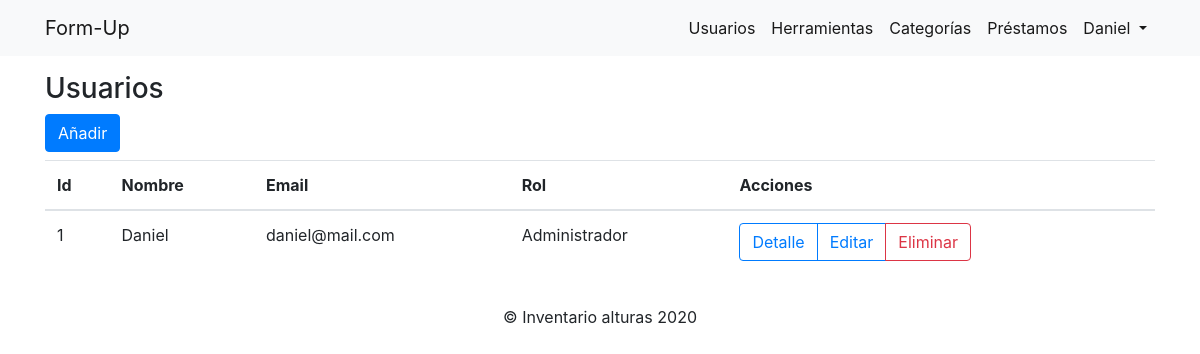
The app's page /index.php?controller=users&action=index (signed in), older data.
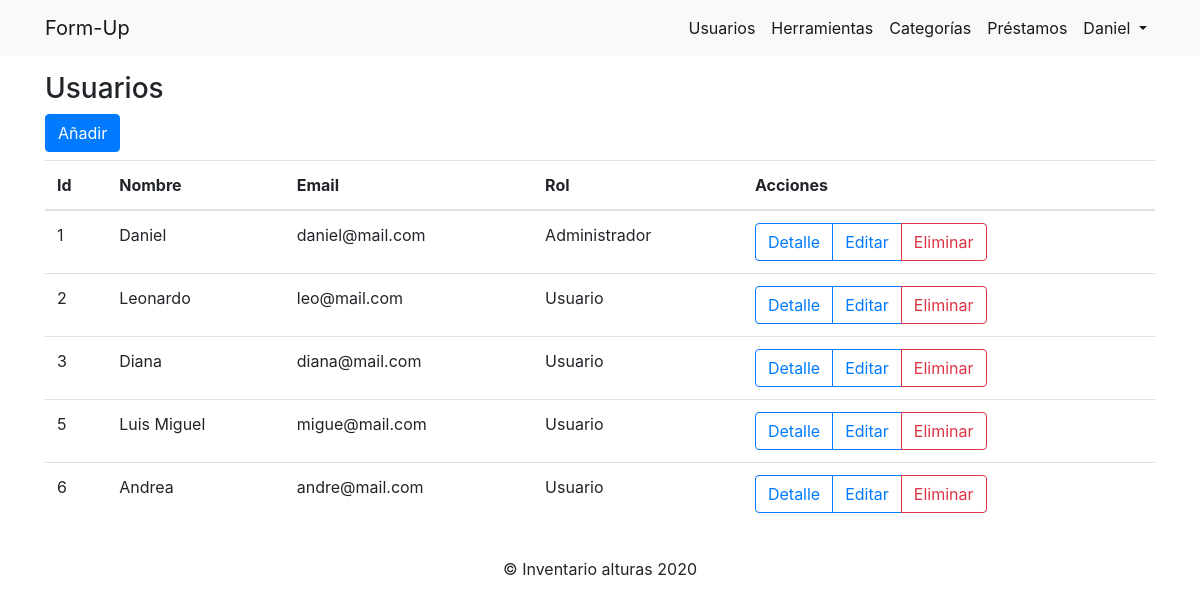
The same page, newer data.
### tables this page shows
CREATE TABLE `usuarios` (
  `id` int(11) NOT NULL,
  `nombre` varchar(255) NOT NULL,
  `email` varchar(255) NOT NULL,
  `rol_id` int(11) NOT NULL,
  `password` varchar(255) NOT NULL
);

CREATE TABLE `roles` (
  `id` int(11) NOT NULL,
  `nombre` varchar(150) NOT NULL
);

### controllers/UsersController.php (called while the page is built, shortened)
<?php
class UsersController extends BaseController{
    public function index()
    {
        $user_obj  = new User();
        $all_users = $user_obj->getAllUsers();
        require_once 'views/dashboard/users/index.php';
    }
}

### core/Connection.php (called while the page is built, shortened)
<?php
abstract class Connection
{
    public function __construct()
    {
        try
        {
            $this->dbConnection = new PDO(DB_DRIVER . ':host=' . DB_HOST . ';dbname=' . DB_NAME, DB_USER, DB_PASS);
        } catch (PDOException $ex) {
            echo $ex->getMessage();
            die();
        }
    }
}
?>

### models/User.php (called while the page is built, shortened)
<?php
 class User extends BaseModel
 {
    public function getAllUsers()
    {
        try {
            $sql = $this->dbConnection->prepare("SELECT usuarios.*,roles.nombre AS nombre_rol FROM usuarios INNER JOIN roles ON roles.id = usuarios.rol_id");
            $sql->execute();
            $resultSet = null;
            while ($row = $sql->fetch(PDO::FETCH_OBJ)) {
                $resultSet[] = $row;
            }
            return $resultSet;
        } catch (PDOException $ex) {
            echo $ex->getMessage();
            die();
        }
    }
 }

### views/dashboard/users/index.php (the view, shortened to what this page needs)
<?php include_once 'views/layouts/header.php' ?>
<?php include_once 'views/layouts/navbar.php' ?>
<div class="container my-3">
    <div class="row">
        <div class="col">
            <h3>Usuarios</h3>
        </div>
    </div>
    <div class="row">
        <div class="col">
            <?php if($_SESSION['rol_id']==1){?>
            <a href="index.php?controller=users&action=create" class="btn btn-primary mb-2">Añadir</a>
            <?php } ?>
            <table class="table"id="table">
                <thead>
                    <tr>
                        <th>Id</th>
                        <th>Nombre</th>
                        <th>Email</th>
                        <th>Rol</th>
                        <th>Acciones</th>
                    </tr>
                </thead>
                <tbody>
                    <?php if(count($all_users)>0){?>
                        <?php foreach($all_users as $row){?>
                            <tr>
                                <td><?php echo $row->id ?></td>
                                <td><?php echo $row->nombre ?></td>
                                <td><?php echo $row->email ?></td>
                                <td><?php echo $row->nombre_rol ?></td>
                                <td>
                                    <div class="btn-group" role="group" aria-label="Basic example">
                                        <a href="index.php?controller=users&action=detail&id=<?php echo $row->id ?>" class="btn btn-outline-primary">Detalle</a>
                                        <?php if($_SESSION['rol_id']==1){?>
                                            <a href="index.php?controller=users&action=edit&id=<?php echo $row->id ?>" class="btn btn-outline-primary">Editar</a>
                                            <a href="index.php?controller=users&action=delete&id=<?php echo $row->id ?>" class="btn btn-outline-danger">Eliminar</a>
                                        <?php } ?>
                                    </div>
                                </td>
                            </tr>
                        <?php }?>
                    <?php }?>
                </tbody>
            </table>
        </div>
    </div>
</div>
<?php include_once 'views/layouts/footer.php' ?>

### index.php (shortened to what this page needs)
<?php
$controller = isset($_GET["controller"]) ? $_GET["controller"] : "";
$action = isset($_GET["action"]) ? $_GET["action"] : "";
switch (ucwords($controller)) {
    case 'Users':
        $controlador = 'UsersController';
        break;
}
$strFileController = 'controllers/' . $controlador . '.php';
if (is_file($strFileController)) {
    $controllerObj = new $controlador();
    if (method_exists($controllerObj, $action)) {
        $controllerObj->$action();
    } else {
        echo "No existe el método en el controlador";
    }
}

### views/layouts/header.php (shortened to what this page needs)
<!DOCTYPE html>
<html lang="en" dir="ltr">
  <head>
    <link rel="stylesheet" href="https://stackpath.bootstrapcdn.com/bootstrap/4.5.1/css/bootstrap.min.css">
    <link rel="stylesheet" type="text/css" href="https://cdn.datatables.net/v/bs4/dt-1.10.21/datatables.min.css"/>
  </head>
  <body>

### views/layouts/navbar.php (shortened to what this page needs)
<nav class="navbar navbar-expand-lg navbar-light bg-light">
    <div class="container">
        <a class="navbar-brand" href="index.php?controller=dashboard&action=index">Form-Up</a>
        <div class="collapse navbar-collapse" id="navbarSupportedContent">
            <ul class="navbar-nav ml-auto">
                <li class="nav-item active">
                    <a class="nav-link" href="index.php?controller=users&action=index">Usuarios</a>
                </li>
                <li class="nav-item active">
                    <a class="nav-link" href="index.php?controller=tools&action=index">Herramientas</a>
                </li>
                <li class="nav-item active">
                    <a class="nav-link" href="index.php?controller=categories&action=index">Categorías</a>
                </li>
                <li class="nav-item active">
                    <a class="nav-link" href="index.php?controller=loans&action=index">Préstamos</a>
                </li>
                <li class="nav-item dropdown active">
                    <a class="nav-link dropdown-toggle" href="#" id="navbarDropdown" role="button" data-toggle="dropdown" aria-haspopup="true" aria-expanded="false">
                        <?php
                            echo $_SESSION['username'];
                        ?>
                    </a>
                </li>
            </ul>
        </div>
    </div>
</nav>

### views/layouts/footer.php (shortened to what this page needs)
    <footer class="d-block text-center">© Inventario alturas <?php echo date("Y")?></footer>
    </body>
</html>

Row changes from the older to the newer data that the page shows:
added usuarios: id "2", nombre "Leonardo", email "leo@mail.com", rol.nombre "Usuario"
added usuarios: id "3", nombre "Diana", email "diana@mail.com", rol.nombre "Usuario"
added usuarios: id "5", nombre "Luis Miguel", email "migue@mail.com", rol.nombre "Usuario"
added usuarios: id "6", nombre "Andrea", email "andre@mail.com", rol.nombre "Usuario"
